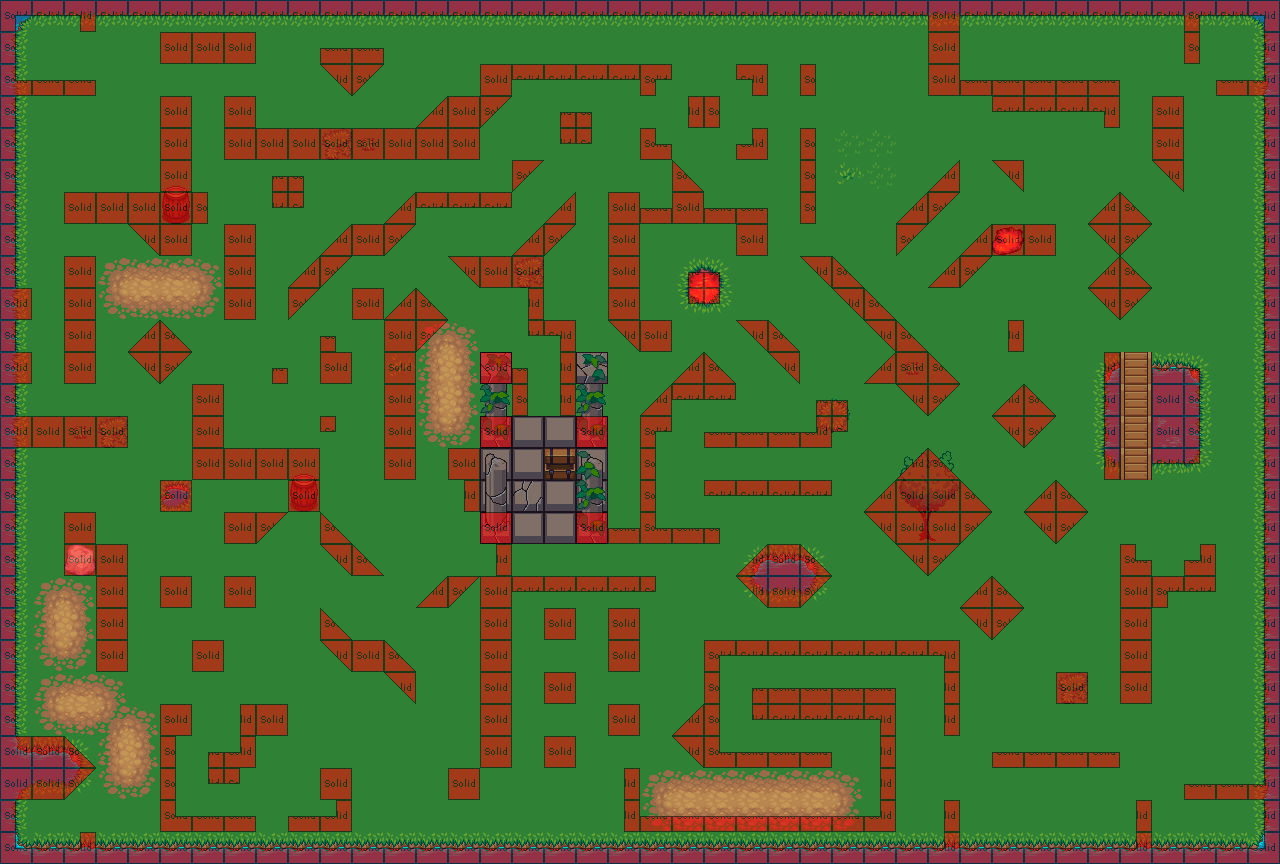

This is a level from a 2D game, rendered from its Tiled map with the project's own tilesets. A one-line summary and the map file follow, with tile-layer data summarised:
An orthogonal 40x27 tile map with 32x32 px tiles, 6 tile layers (background, Calque 2, Calque 5, avant plan, ...), 18 tilesets and 5 objects (5x win-game).

<map version="1.0" orientation="orthogonal" renderorder="right-down" width="40" height="27" tilewidth="32" tileheight="32">
 <tileset firstgid="1" name="grass" tilewidth="32" tileheight="32">
  <image source="tuiles/grass.png" width="96" height="192" />
 </tileset>
 <tileset firstgid="19" name="mountains" tilewidth="32" tileheight="32">
  <image source="tuiles/mountains.png" width="384" height="288" />
 </tileset>
 <tileset firstgid="127" name="watergrass" tilewidth="32" tileheight="32">
  <image source="tuiles/watergrass.png" width="96" height="192" />
 </tileset>
 <tileset firstgid="145" name="water" tilewidth="32" tileheight="32">
  <image source="tuiles/water.png" width="96" height="192" />
 </tileset>
 <tileset firstgid="163" name="hole" tilewidth="32" tileheight="32">
  <image source="tuiles/hole.png" width="96" height="192" />
 </tileset>
 <tileset firstgid="181" name="holek" tilewidth="32" tileheight="32">
  <image source="tuiles/holek.png" width="96" height="192" />
 </tileset>
 <tileset firstgid="199" name="holemid" tilewidth="32" tileheight="32">
  <image source="tuiles/holemid.png" width="96" height="192" />
 </tileset>
 <tileset firstgid="217" name="waterfall" tilewidth="32" tileheight="32">
  <image source="tuiles/waterfall.png" width="96" height="160" />
 </tileset>
 <tileset firstgid="232" name="dirt" tilewidth="32" tileheight="32">
  <image source="tuiles/dirt.png" width="96" height="192" />
 </tileset>
 <tileset firstgid="250" name="grassalt" tilewidth="32" tileheight="32">
  <image source="tuiles/grassalt.png" width="96" height="192" />
 </tileset>
 <tileset firstgid="268" name="trunk" tilewidth="32" tileheight="32">
  <image source="tuiles/trunk.png" width="192" height="96" />
 </tileset>
 <tileset firstgid="286" name="treetop" tilewidth="32" tileheight="32">
  <image source="tuiles/treetop.png" width="192" height="224" />
 </tileset>
 <tileset firstgid="328" name="chests" tilewidth="32" tileheight="32">
  <image source="tuiles/chests.png" width="64" height="96" />
 </tileset>
 <tileset firstgid="334" name="bridges" tilewidth="32" tileheight="32">
  <image source="tuiles/bridges.png" width="192" height="224" />
 </tileset>
 <tileset firstgid="376" name="logic" tilewidth="32" tileheight="32">
  <image source="tuiles/logic.png" width="160" height="160" />
 </tileset>
 <tileset firstgid="401" name="terrain1" tilewidth="32" tileheight="32">
  <image source="tuiles/base_out_atlas.png" width="1024" height="1024" />
 </tileset>
 <tileset firstgid="1425" name="terrain2" tilewidth="32" tileheight="32">
  <image source="tuiles/terrain_atlas.png" width="1024" height="1024" />
 </tileset>
 <tileset firstgid="2449" name="race" tilewidth="32" tileheight="32">
  <image source="tuiles/race.png" width="1982" height="2064" />
 </tileset>
 <layer name="background" width="40" height="27">
  <data>[1080 cells, 1080 non-empty, 3 distinct tile ids]</data>
 </layer>
 <layer name="Calque 2" width="40" height="27">
  <data>[1080 cells, 234 non-empty, 49 distinct tile ids]</data>
 </layer>
 <layer name="Calque 5" width="40" height="27">
  <data>[1080 cells, 25 non-empty, 18 distinct tile ids]</data>
 </layer>
 <layer name="avant plan" width="40" height="27">
  <data>[1080 cells, 0 non-empty, 0 distinct tile ids]</data>
 </layer>
 <layer name="cime" width="40" height="27">
  <data>[1080 cells, 16 non-empty, 13 distinct tile ids]</data>
 </layer>
 <layer name="logic" width="40" height="27" opacity="0.55">
  <data>[1080 cells, 496 non-empty, 17 distinct tile ids]</data>
 </layer>
 <objectgroup name="trigger">
  <object name="win-zone" type="win-game" x="502" y="442" width="79" height="72" />
 </objectgroup>
 <objectgroup name="trigger2">
  <object name="tp-zone" type="win-game" x="896" y="800" width="50" height="46" />
  <object name="tp-zone" type="win-game" x="876" y="21" width="50" height="46" />
  <object name="tp-zone" type="win-game" x="428" y="685" width="50" height="46" />
  <object name="tp-zone" type="win-game" x="259" y="217" width="50" height="46" />
 </objectgroup>
</map>
